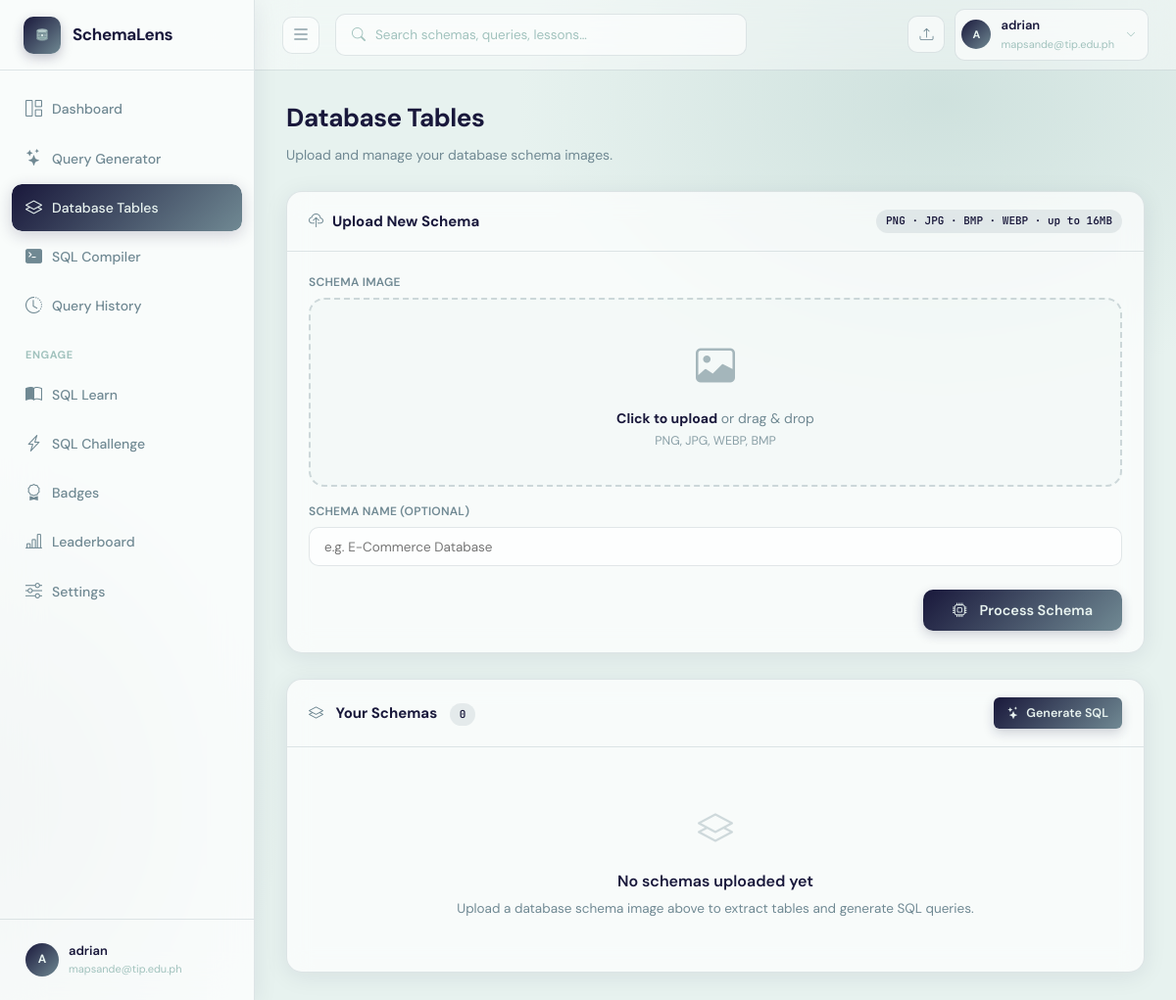
The page /schemas (signed in) on the database as committed earlier.
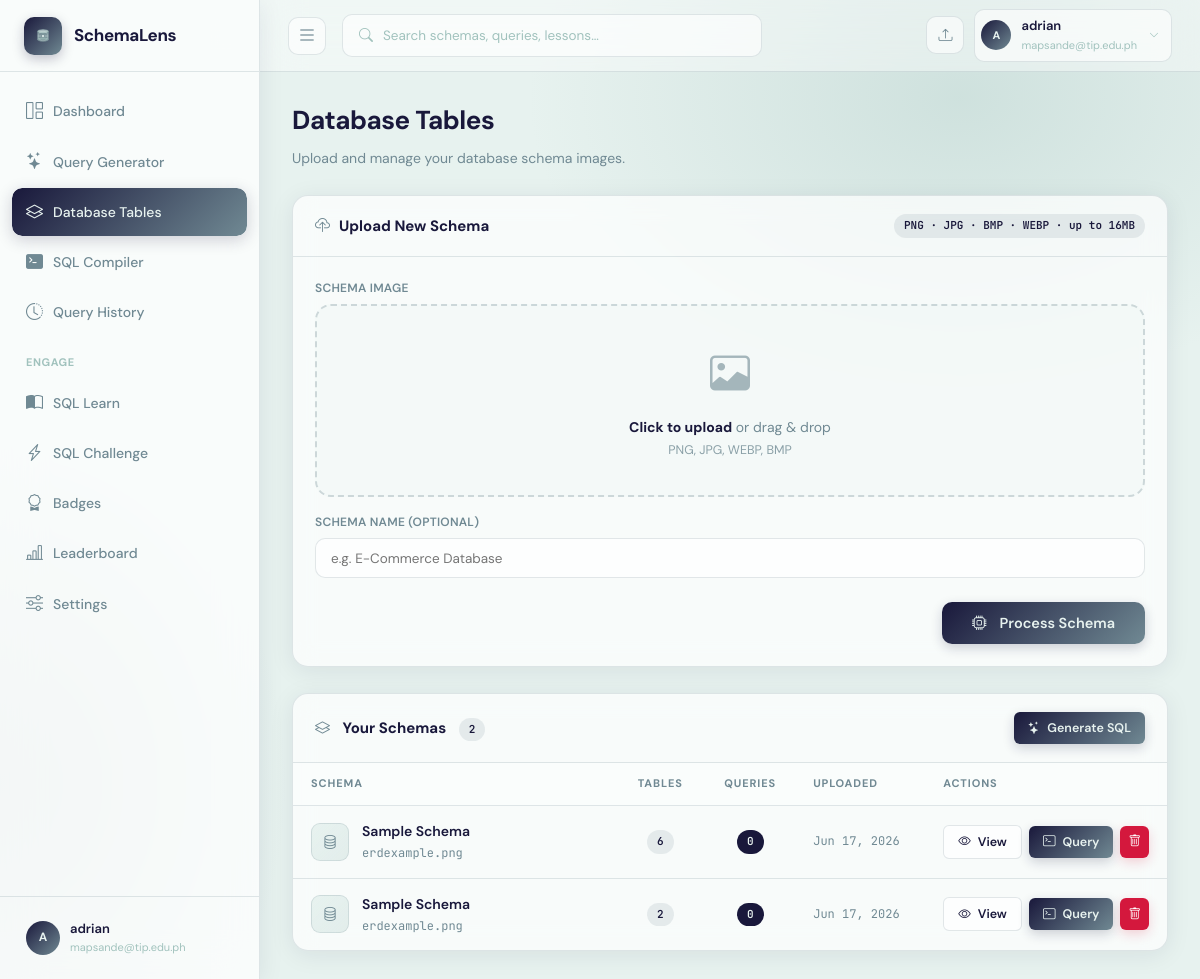
The same page on the database as committed later.
### app.py (models this page shows)
class User(UserMixin, db.Model):
    __tablename__ = "users"
    id            = db.Column(db.Integer, primary_key=True)
    supabase_uid  = db.Column(db.String(256), unique=True, nullable=True)  # Supabase Auth UID
    name          = db.Column(db.String(120), nullable=False)
    email         = db.Column(db.String(200), unique=True, nullable=False)
    password      = db.Column(db.String(256), nullable=True)  # nullable — Supabase owns credentials
    company       = db.Column(db.String(120), default="")
    role          = db.Column(db.String(80), default="")
    last_active   = db.Column(db.DateTime, nullable=True)
    streak_days   = db.Column(db.Integer, default=0)
    created_at    = db.Column(db.DateTime, default=datetime.datetime.utcnow)
    agreement_accepted    = db.Column(db.Boolean, default=False)
    agreement_accepted_at = db.Column(db.DateTime, nullable=True)
    schemas      = db.relationship("SchemaUpload", backref="owner", lazy=True,
                                   cascade="all, delete-orphan")
    queries      = db.relationship("QueryHistory", backref="owner", lazy=True,
                                   cascade="all, delete-orphan")
    badges       = db.relationship("UserBadge", backref="user", lazy=True,
                                   cascade="all, delete-orphan")
    challenges   = db.relationship("ChallengeAttempt", backref="user", lazy=True,
                                   cascade="all, delete-orphan")

class SchemaUpload(db.Model):
    __tablename__ = "schema_uploads"
    id            = db.Column(db.Integer, primary_key=True)
    user_id       = db.Column(db.Integer, db.ForeignKey("users.id"), nullable=False)
    filename      = db.Column(db.String(256), nullable=False)
    original_name = db.Column(db.String(256), nullable=False)
    schema_name   = db.Column(db.String(120), default="")
    ocr_text      = db.Column(db.Text, default="")
    parsed_schema = db.Column(db.Text, default="")   # JSON
    confirmed_schema = db.Column(db.Text, default="")  # JSON — user-confirmed/edited version
    uploaded_at   = db.Column(db.DateTime, default=datetime.datetime.utcnow)
    queries       = db.relationship("QueryHistory", backref="schema", lazy=True,
                                    cascade="all, delete-orphan")

### app.py (the view)
@app.route("/schemas")
@login_required
def schemas():
    all_schemas = SchemaUpload.query.filter_by(user_id=current_user.id)\
                  .order_by(SchemaUpload.uploaded_at.desc()).all()
    return render_template("schemas.html", schemas=all_schemas)

### app.py (called while the page is built)
@login_manager.user_loader
def load_user(user_id):
    return db.session.get(User, int(user_id))

@app.context_processor
def inject_ai_status():
    return {"ai_vision_available": bool(GEMINI_API_KEY.strip())}

@app.template_filter('fromjson')
def fromjson_filter(s):
    try:
        return json.loads(s) if s else {}
    except Exception:
        return {}

### templates/schemas.html (shortened to what this page needs)
{% extends "base.html" %}
{% block content %}
<div class="page-head fade-in">
  <h1>Database Tables</h1>
  <p>Upload and manage your database schema images.</p>
</div>
<div class="card mb-4 fade-in fade-in-1" style="margin-bottom:26px;">
  <div class="card-header">
    <div class="card-title">
      <i class="bi bi-cloud-upload" style="color:var(--primary-mid);margin-right:9px;"></i>Upload New Schema
    </div>
    <span class="badge badge-mid">PNG · JPG · BMP · WEBP · up to 16MB</span>
  </div>
  <div class="card-body">
    <form method="POST" action="{{ url_for('upload_schema') }}" enctype="multipart/form-data" id="uploadForm">
      <div class="upload-grid-container">
        <div>
          <label class="label" style="margin-bottom: 6px; display: block;">Schema Image</label>
          <div class="upload-zone" id="dropZone" onclick="document.getElementById('fileInput').click()" tabindex="0" role="button">
            <div class="upload-icon"><i class="bi bi-image"></i></div>
            <div class="upload-hint" id="uploadHint">
              <strong>Click to upload</strong> or drag &amp; drop<br>
              <span style="font-size:12.5px; margin-top:4px; display:block; opacity:0.8;">PNG, JPG, WEBP, BMP</span>
            </div>
          </div>
        </div>
        <div>
          <label class="label" style="margin-bottom: 6px; display: block;">Schema Name (optional)</label>
          <input type="text" name="schema_name" class="input" placeholder="e.g. E-Commerce Database" style="width: 100%; height: 40px;">
        </div>
        <div class="upload-footer-actions">
          <button type="submit" class="btn btn-primary btn-lg" id="uploadBtn" style="min-width: 180px; justify-content:center; height: 42px;">
            <i class="bi bi-cpu" style="margin-right: 6px;"></i> Process Schema
          </button>
        </div>
      </div>
    </form>
  </div>
</div>
<div class="card fade-in fade-in-2">
  <div class="card-header">
    <div class="card-title">
      <i class="bi bi-layers" style="color:var(--primary-mid);margin-right:9px;"></i>
      Your Schemas
      <span class="badge badge-mid" style="margin-left:9px;">{{ schemas|length }}</span>
    </div>
    <a href="{{ url_for('query_page') }}" class="btn btn-primary btn-sm"><i class="bi bi-stars"></i> Generate SQL</a>
  </div>
  {% if schemas %}
  <div class="table-responsive">
    <table class="schemas-table">
      <thead>
        <tr>
          <th>Schema</th>
          <th style="text-align:center; width: 90px;">Tables</th>
          <th style="text-align:center; width: 90px;">Queries</th>
          <th style="width: 130px;">Uploaded</th>
          <th style="width: 220px;">Actions</th>
        </tr>
      </thead>
      <tbody>
        {% for s in schemas %}
        <tr>
          <td>
            <div class="schema-name-cell">
              <div class="schema-icon"><i class="bi bi-database" style="color:var(--primary-mid);font-size:15px;"></i></div>
              <div>
                <div style="font-weight:600; font-size:14px; color: var(--text);">{{ s.schema_name or s.original_name }}</div>
                <div style="font-size:12px; color:var(--text-soft); font-family:var(--mono); margin-top: 2px;">{{ s.original_name }}</div>
              </div>
            </div>
          </td>
          <td style="text-align:center;">
            {% if s.parsed_schema %}
              {% set p = s.parsed_schema | fromjson %}
              <span class="badge badge-mid">{{ p.tables | length }}</span>
            {% else %}
              <span class="badge badge-light">—</span>
            {% endif %}
          </td>
          <td style="text-align:center;">
            <span class="badge badge-dark">{{ s.queries|length }}</span>
          </td>
          <td style="font-family:var(--mono); font-size:12px; color:var(--text-soft);">
            {{ s.uploaded_at.strftime('%b %d, %Y') }}
          </td>
          <td>
            <div class="actions-cell-flex">
              <a href="{{ url_for('schema_detail', schema_id=s.id) }}" class="btn btn-outline btn-sm">
                <i class="bi bi-eye"></i> View
              </a>
              <a href="{{ url_for('query_page') }}?schema_id={{ s.id }}" class="btn btn-primary btn-sm">
                <i class="bi bi-terminal"></i> Query
              </a>
              <form method="POST" action="{{ url_for('delete_schema', schema_id=s.id) }}"
                    onsubmit="return confirm('Delete this schema and all its queries?');" style="margin:0;">
                <button type="submit" class="btn btn-danger btn-sm btn-icon">
                  <i class="bi bi-trash"></i>
                </button>
              </form>
            </div>
          </td>
        </tr>
        {% endfor %}
      </tbody>
    </table>
  </div>
  {% else %}
  <div class="card-body">
    <div class="empty" style="padding: 32px 16px; text-align: center;">
      <i class="bi bi-layers" style="font-size: 36px; opacity: 0.3; display: block; margin-bottom: 12px;"></i>
      <h4 style="font-weight: 600; margin-bottom: 4px;">No schemas uploaded yet</h4>
      <p style="color: var(--text-soft); font-size: 13.5px;">Upload a database schema image above to extract tables and generate SQL queries.</p>
    </div>
  </div>
  {% endif %}
</div>
{% endblock %}

### templates/base.html (shortened to what this page needs)
<!DOCTYPE html>
<html lang="en">
<head>
  <link href="https://cdn.jsdelivr.net/npm/bootstrap-icons@1.11.3/font/bootstrap-icons.css" rel="stylesheet">
  <link rel="stylesheet" href="https://cdnjs.cloudflare.com/ajax/libs/highlight.js/11.9.0/styles/github-dark.min.css">
</head>
<body>
{% if current_user.is_authenticated %}
<aside class="sidebar" id="appSidebar" aria-label="Main Navigation">
  <div class="sidebar-logo">
    <a href="{{ url_for('dashboard') }}">
      <div class="logo-icon">
      </div>
      <span class="logo-text">SchemaLens</span>
    </a>
  </div>
  <nav class="sidebar-nav">
    <a href="{{ url_for('dashboard') }}" class="nav-item {% if request.endpoint=='dashboard' %}active{% endif %}">
      <i class="bi bi-grid-1x2" aria-hidden="true"></i> <span>Dashboard</span>
    </a>
    <a href="{{ url_for('query_page') }}" class="nav-item {% if request.endpoint=='query_page' %}active{% endif %}">
      <i class="bi bi-stars" aria-hidden="true"></i> <span>Query Generator</span>
    </a>
    <a href="{{ url_for('schemas') }}" class="nav-item {% if request.endpoint in ['schemas','schema_detail'] %}active{% endif %}">
      <i class="bi bi-layers" aria-hidden="true"></i> <span>Database Tables</span>
    </a>
    <a href="{{ url_for('sql_compiler') }}" class="nav-item {% if request.endpoint=='sql_compiler' %}active{% endif %}">
      <i class="bi bi-terminal-fill" aria-hidden="true"></i> <span>SQL Compiler</span>
    </a>
    <a href="{{ url_for('history') }}" class="nav-item {% if request.endpoint=='history' %}active{% endif %}">
      <i class="bi bi-clock-history" aria-hidden="true"></i> <span>Query History</span>
    </a>
    <div class="nav-section">Engage</div>
       <a href="{{ url_for('learn') }}" class="nav-item {% if request.endpoint=='learn' %}active{% endif %}">
      <i class="bi bi-book-half" aria-hidden="true"></i> <span>SQL Learn</span>
    </a>
    <a href="{{ url_for('challenge_page') }}" class="nav-item {% if request.endpoint=='challenge_page' %}active{% endif %}">
      <i class="bi bi-lightning-charge" aria-hidden="true"></i> <span>SQL Challenge</span>
    </a>
    <a href="{{ url_for('badges_page') }}"    class="nav-item {% if request.endpoint=='badges_page' %}active{% endif %}">
      <i class="bi bi-award" aria-hidden="true"></i> <span>Badges</span>
    </a>
    <a href="{{ url_for('leaderboard') }}"    class="nav-item {% if request.endpoint=='leaderboard' %}active{% endif %}">
      <i class="bi bi-bar-chart-line" aria-hidden="true"></i> <span>Leaderboard</span>
    </a>
    <a href="{{ url_for('settings') }}" class="nav-item {% if request.endpoint=='settings' %}active{% endif %}">
      <i class="bi bi-sliders" aria-hidden="true"></i> <span>Settings</span>
    </a>
  </nav>
  <div class="sidebar-footer">
   <a href="{{ url_for('settings')}}" class="user-dropdown-wrapper" style="text-decoration: none; color: inherit;" aria-haspopup="true" aria-label="User Profile and Settings">
      <div class="user-row" tabindex="0" aria-label="User Profile Summary">
        <div class="user-avatar">{{ current_user.name[0].upper() }}</div>
        <div>
          <div class="user-name">{{ current_user.name }}</div>
          <div class="user-email">{{ current_user.email[:26] }}{% if current_user.email|length > 26 %}…{% endif %}</div>
        </div>
      </div>
    </a>
  </div>
</aside>
<header class="topbar">
  <button class="icon-btn" id="sidebarToggleBtn" onclick="toggleSidebar()" aria-label="Toggle Sidebar" aria-controls="appSidebar">
    <i class="bi bi-list" style="font-size: 20px;"></i>
  </button>
<div class="search-box" style="position:relative;" id="searchBoxWrapper">
    <i class="bi bi-search" aria-hidden="true" id="searchIcon"></i>
    <input
      type="text"
      id="globalSearchInput"
      placeholder="Search schemas, queries, lessons…"
      autocomplete="off"
      autocorrect="off"
      spellcheck="false"
      aria-label="Global Search"
      aria-autocomplete="list"
      aria-controls="searchDropdown"
      aria-expanded="false"
      role="combobox"
    >
  </div>
  <div class="topbar-right">
    <a href="{{ url_for('schemas') }}" class="icon-btn" title="Upload Schema" aria-label="Upload Schema"><i class="bi bi-upload"></i></a>
    <div class="user-dropdown-wrapper">
      <div class="topbar-user" id="topbarUserBtn" tabindex="0" role="button" aria-haspopup="true" aria-expanded="false" aria-label="User Menu">
        <div class="user-avatar" style="width:30px;height:30px;font-size:11px;">{{ current_user.name[0].upper() }}</div>
        <div>
          <div class="name">{{ current_user.name }}</div>
          <div class="email">{{ current_user.email[:22] }}{% if current_user.email|length>22 %}…{% endif %}</div>
        </div>
        <i class="bi bi-chevron-down" style="font-size:10px;color:var(--text-xs);margin-left:2px;" aria-hidden="true"></i>
      </div>
    </div>
  </div>
</header>
<div class="main">
  <div class="page">
    {% block content %}{% endblock %}
  </div>
</div>
{% else %}
{% block auth_content %}{% endblock %}
{% endif %}
</body>
</html>

### templates/schemas.html (style rules this page uses)
.page-head { margin-bottom: 26px; }
.page-head h1 { font-size: 26px; font-weight: 700; letter-spacing: -.5px; margin-bottom: 5px; color: var(--text); }
.page-head p { font-size: 14px; color: var(--text-soft); }
.upload-grid-container { display: flex; flex-direction: column; gap: 16px; }
.upload-zone { border: 2px dashed rgba(112,137,147,0.3); border-radius: var(--radius); padding: 36px 22px; text-align: center; cursor: pointer; background: rgba(231,242,239,0.25); transition: all .2s ease-in-out; }
.upload-icon { font-size: 40px; color: var(--primary-mid); margin-bottom: 12px; opacity: .6; }
.upload-hint { font-size: 14px; color: var(--text-soft); line-height: 1.4; }
.upload-hint strong { color: var(--primary); }
.upload-footer-actions { display: flex; justify-content: flex-end; margin-top: 8px; }
.table-responsive { width: 100%; overflow-x: auto; -webkit-overflow-scrolling: touch; }
.schemas-table { width: 100%; border-collapse: collapse; white-space: nowrap; }
.schemas-table th { text-align: left; padding: 12px 18px; font-size: 11px; font-weight: 700; color: var(--text-soft); text-transform: uppercase; letter-spacing: .08em; border-bottom: 1.5px solid var(--border); background: rgba(255,255,255,0.3); }
.schemas-table td { padding: 14px 18px; border-bottom: 1px solid var(--border); font-size: 13.5px; vertical-align: middle; }
.schemas-table tr:last-child td { border-bottom: none; }
.schema-name-cell { display: flex; align-items: center; gap: 13px; }
.schema-icon { width: 38px; height: 38px; border-radius: 9px; background: linear-gradient(135deg, var(--primary-xlight), rgba(161,194,189,0.25)); display: flex; align-items: center; justify-content: center; flex-shrink: 0; border: 1px solid var(--border); }
.actions-cell-flex { display: flex; gap: 7px; align-items: center; }
.card-header { display: flex; align-items: center; justify-content: space-between; flex-wrap: wrap; gap: 12px; }

Rows that differ between the two databases and show on the page:
added SchemaUpload: schema_name "Sample Schema", original_name "erdexample.png", tables|length "6", queries|length "0", uploaded_at "Jun 17, 2026"
added SchemaUpload: schema_name "Sample Schema", original_name "erdexample.png", tables|length "2", queries|length "0", uploaded_at "Jun 17, 2026"
Other text that changed with them:
{{ schemas|length }}: "0" → "2"
text no longer shown: "No schemas uploaded yet Upload a database schema image above to extract tables and generate SQL queries."
text now shown: "SCHEMA TABLES QUERIES UPLOADED ACTIONS"
